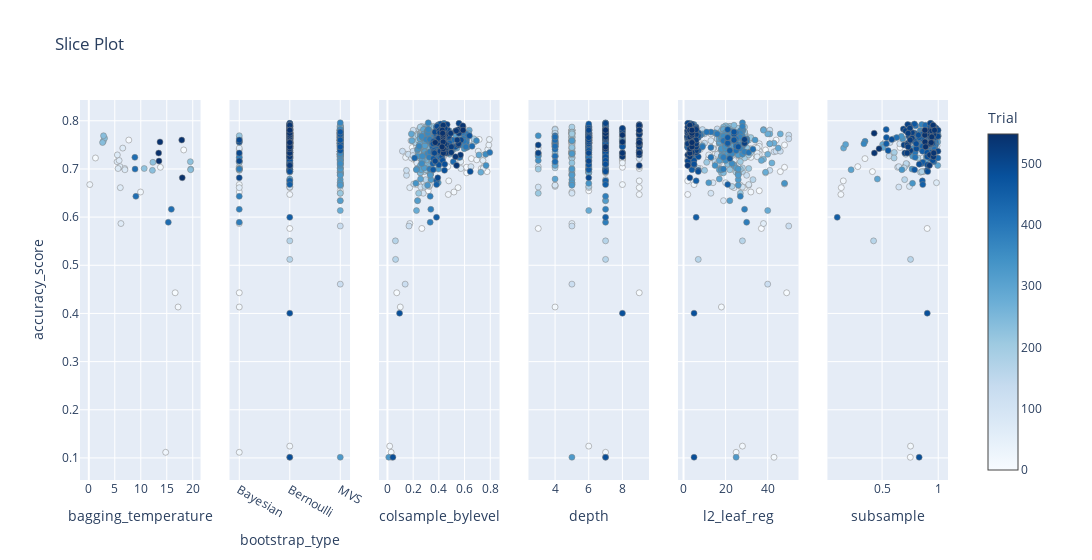

Notebook code for this chart:
### Code cell
# relative importance of the parameters
params = ['l2_leaf_reg', 'colsample_bylevel', 'bagging_temperature', 'depth', 'bootstrap_type', 'subsample']
optuna.visualization.plot_slice(study,
                                params=params,
                                target_name = 'accuracy_score')

### Figure 1 — Plotly figure (JSON) as saved in the notebook; plotly's stock layout.template omitted (floating-point values rounded to 4 significant figures; data arrays with more than 128 entries replaced by an {"elided": "..."} marker saying what was removed)
{"data": [{"marker": {"color": [0, 2, 3, 6, 13, 15, 17, 20, 24, 67, 68, 69, 70, 71, 72, 73, 74, 75, 76, 226, 227, 228, 229, 232, 233, 234, 236, 237, 238, 417, 418, 419, 420, 422, 543, 544, 546, 547, 548], "colorbar": {"title": {"text": "Trial"}, "x": 1, "xpad": 40}, "colorscale": [[0, "rgb(247,251,255)"], [0.125, "rgb(222,235,247)"], [0.25, "rgb(198,219,239)"], [0.375, "rgb(158,202,225)"], [0.5, "rgb(107,174,214)"], [0.625, "rgb(66,146,198)"], [0.75, "rgb(33,113,181)"], [0.875, "rgb(8,81,156)"], [1, "rgb(8,48,107)"]], "line": {"color": "Grey", "width": 0.5}, "showscale": true}, "mode": "markers", "name": "Feasible Trial", "showlegend": false, "type": "scatter", "x": [18.26, 16.62, 7.697, 1.279, 13.78, 17.18, 9.955, 14.79, 0.186, 6.181, 6.064, 6.531, 6.005, 5.438, 5.836, 5.493, 5.635, 6.91, 6.945, 10.66, 19.62, 19.54, 12.33, 12.24, 2.783, 19.59, 3.027, 2.832, 2.648, 9.053, 15.88, 8.897, 8.863, 15.3, 13.7, 17.88, 17.98, 13.44, 13.5], "xaxis": "x", "y": [0.7394, 0.4429, 0.7599, 0.7227, 0.7035, 0.4134, 0.6521, 0.1117, 0.6675, 0.5866, 0.6611, 0.7433, 0.7047, 0.715, 0.7176, 0.7291, 0.7009, 0.7009, 0.6983, 0.7009, 0.6996, 0.715, 0.7137, 0.697, 0.7574, 0.6983, 0.7638, 0.7689, 0.7548, 0.6431, 0.6162, 0.6996, 0.724, 0.5892, 0.7561, 0.7599, 0.6816, 0.733, 0.7163], "yaxis": "y"}, {"marker": {"color": {"elided": "600 int values"}, "colorbar": {"title": {"text": "Trial"}, "x": 1, "xpad": 40}, "colorscale": [[0, "rgb(247,251,255)"], [0.125, "rgb(222,235,247)"], [0.25, "rgb(198,219,239)"], [0.375, "rgb(158,202,225)"], [0.5, "rgb(107,174,214)"], [0.625, "rgb(66,146,198)"], [0.75, "rgb(33,113,181)"], [0.875, "rgb(8,81,156)"], [1, "rgb(8,48,107)"]], "line": {"color": "Grey", "width": 0.5}, "showscale": false}, "mode": "markers", "name": "Feasible Trial", "showlegend": false, "type": "scatter", "x": {"elided": "600 str values"}, "xaxis": "x2", "y": {"elided": "600 float values"}, "yaxis": "y2"}, {"marker": {"color": {"elided": "600 int values"}, "colorbar": {"title": {"text": "Trial"}, "x": 1, "xpad": 40}, "colorscale": [[0, "rgb(247,251,255)"], [0.125, "rgb(222,235,247)"], [0.25, "rgb(198,219,239)"], [0.375, "rgb(158,202,225)"], [0.5, "rgb(107,174,214)"], [0.625, "rgb(66,146,198)"], [0.75, "rgb(33,113,181)"], [0.875, "rgb(8,81,156)"], [1, "rgb(8,48,107)"]], "line": {"color": "Grey", "width": 0.5}, "showscale": false}, "mode": "markers", "name": "Feasible Trial", "showlegend": false, "type": "scatter", "x": {"elided": "600 float values"}, "xaxis": "x3", "y": {"elided": "600 float values"}, "yaxis": "y3"}, {"marker": {"color": {"elided": "600 int values"}, "colorbar": {"title": {"text": "Trial"}, "x": 1, "xpad": 40}, "colorscale": [[0, "rgb(247,251,255)"], [0.125, "rgb(222,235,247)"], [0.25, "rgb(198,219,239)"], [0.375, "rgb(158,202,225)"], [0.5, "rgb(107,174,214)"], [0.625, "rgb(66,146,198)"], [0.75, "rgb(33,113,181)"], [0.875, "rgb(8,81,156)"], [1, "rgb(8,48,107)"]], "line": {"color": "Grey", "width": 0.5}, "showscale": false}, "mode": "markers", "name": "Feasible Trial", "showlegend": false, "type": "scatter", "x": {"elided": "600 int values"}, "xaxis": "x4", "y": {"elided": "600 float values"}, "yaxis": "y4"}, {"marker": {"color": {"elided": "600 int values"}, "colorbar": {"title": {"text": "Trial"}, "x": 1, "xpad": 40}, "colorscale": [[0, "rgb(247,251,255)"], [0.125, "rgb(222,235,247)"], [0.25, "rgb(198,219,239)"], [0.375, "rgb(158,202,225)"], [0.5, "rgb(107,174,214)"], [0.625, "rgb(66,146,198)"], [0.75, "rgb(33,113,181)"], [0.875, "rgb(8,81,156)"], [1, "rgb(8,48,107)"]], "line": {"color": "Grey", "width": 0.5}, "showscale": false}, "mode": "markers", "name": "Feasible Trial", "showlegend": false, "type": "scatter", "x": {"elided": "600 int values"}, "xaxis": "x5", "y": {"elided": "600 float values"}, "yaxis": "y5"}, {"marker": {"color": {"elided": "293 int values"}, "colorbar": {"title": {"text": "Trial"}, "x": 1, "xpad": 40}, "colorscale": [[0, "rgb(247,251,255)"], [0.125, "rgb(222,235,247)"], [0.25, "rgb(198,219,239)"], [0.375, "rgb(158,202,225)"], [0.5, "rgb(107,174,214)"], [0.625, "rgb(66,146,198)"], [0.75, "rgb(33,113,181)"], [0.875, "rgb(8,81,156)"], [1, "rgb(8,48,107)"]], "line": {"color": "Grey", "width": 0.5}, "showscale": false}, "mode": "markers", "name": "Feasible Trial", "showlegend": false, "type": "scatter", "x": {"elided": "293 float values"}, "xaxis": "x6", "y": {"elided": "293 float values"}, "yaxis": "y6"}], "layout": {"title": {"text": "Slice Plot"}, "width": 1800, "xaxis": {"anchor": "y", "domain": [0, 0.1389], "title": {"text": "bagging_temperature"}}, "xaxis2": {"anchor": "y2", "categoryarray": ["Bayesian", "Bernoulli", "MVS"], "categoryorder": "array", "domain": [0.1722, 0.3111], "title": {"text": "bootstrap_type"}, "type": "category"}, "xaxis3": {"anchor": "y3", "domain": [0.3444, 0.4833], "title": {"text": "colsample_bylevel"}}, "xaxis4": {"anchor": "y4", "domain": [0.5167, 0.6556], "title": {"text": "depth"}}, "xaxis5": {"anchor": "y5", "domain": [0.6889, 0.8278], "title": {"text": "l2_leaf_reg"}}, "xaxis6": {"anchor": "y6", "domain": [0.8611, 1], "title": {"text": "subsample"}}, "yaxis": {"anchor": "x", "domain": [0, 1], "title": {"text": "accuracy_score"}}, "yaxis2": {"anchor": "x2", "domain": [0, 1], "matches": "y", "showticklabels": false}, "yaxis3": {"anchor": "x3", "domain": [0, 1], "matches": "y", "showticklabels": false}, "yaxis4": {"anchor": "x4", "domain": [0, 1], "matches": "y", "showticklabels": false}, "yaxis5": {"anchor": "x5", "domain": [0, 1], "matches": "y", "showticklabels": false}, "yaxis6": {"anchor": "x6", "domain": [0, 1], "matches": "y", "showticklabels": false}}}
